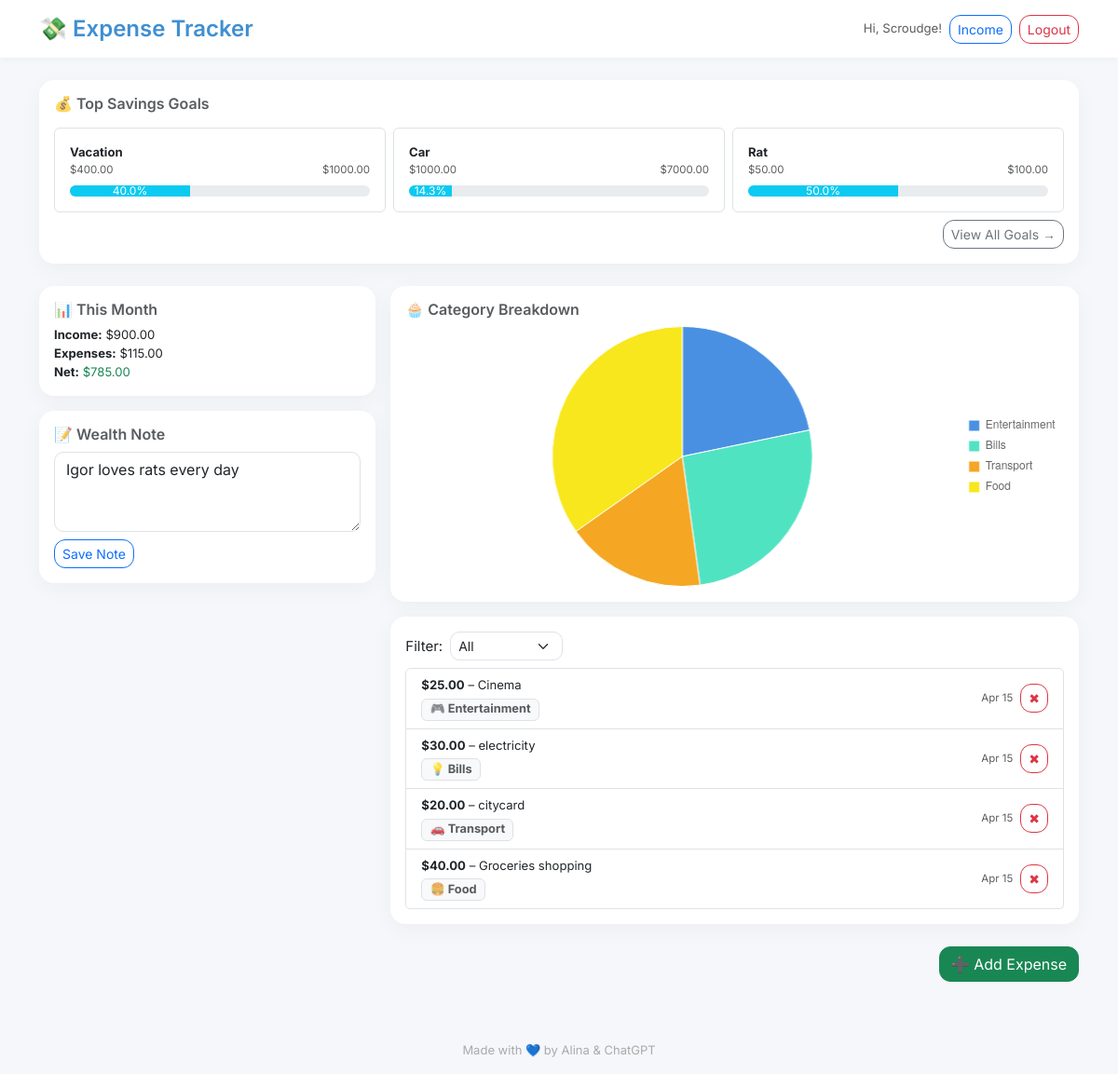
Page / (signed in) on the earlier database version.
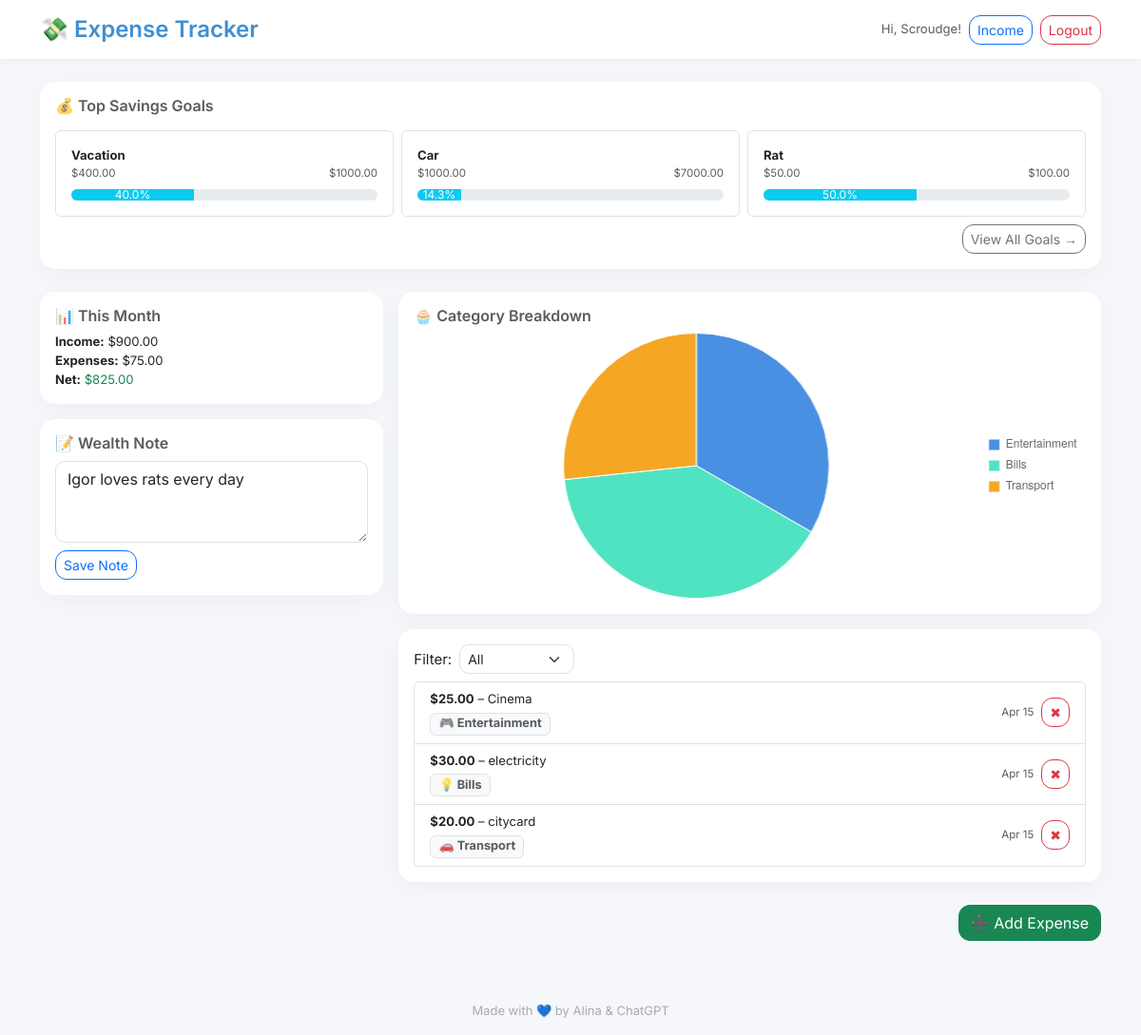
Same page on the later database version.
### app.py (models this page shows)
class User(UserMixin, db.Model):
    id = db.Column(db.Integer, primary_key=True)
    username = db.Column(db.String(100), nullable=False, unique=True)
    email = db.Column(db.String(150), nullable=False, unique=True)
    password = db.Column(db.String(200), nullable=False)
    expenses = db.relationship('Expense', backref='owner', lazy=True)
    saving_goals = db.relationship('SavingGoal', backref='owner', lazy=True)
    incomes = db.relationship('Income', backref='owner', lazy=True)
    category_budgets = db.relationship('CategoryBudget', backref='owner', lazy=True)
    wealth_note = db.relationship('WealthNote', backref='owner', uselist=False)

class SavingGoal(db.Model):
    id = db.Column(db.Integer, primary_key=True)
    name = db.Column(db.String(100), nullable=False)
    target_amount = db.Column(db.Float, nullable=False)
    saved_amount = db.Column(db.Float, default=0.0)
    user_id = db.Column(db.Integer, db.ForeignKey('user.id'), nullable=False)

class WealthNote(db.Model):
    id = db.Column(db.Integer, primary_key=True)
    text = db.Column(db.Text, nullable=True)
    user_id = db.Column(db.Integer, db.ForeignKey('user.id'), nullable=False)
    updated_at = db.Column(db.DateTime, default=datetime.utcnow, onupdate=datetime.utcnow)

class Expense(db.Model):
    id = db.Column(db.Integer, primary_key=True)
    amount = db.Column(db.Float, nullable=False)
    description = db.Column(db.String(200), nullable=False)
    category = db.Column(db.String(50), nullable=False)
    date = db.Column(db.DateTime, default=datetime.utcnow)
    user_id = db.Column(db.Integer, db.ForeignKey('user.id'), nullable=False)

### app.py (the view)
@app.route('/')
@login_required
def index():
    filter_option = request.args.get('filter', 'all')
    expenses_query = Expense.query.filter_by(user_id=current_user.id)
    now = datetime.utcnow()
    category_icons = {
        "Food": "🍔",
        "Transport": "🚗",
        "Entertainment": "🎮",
        "Bills": "💡",
        "Health": "💊",
        "Shopping": "🛍️",
        "Other": "💸"
    }
    if filter_option == 'month':
        expenses_query = expenses_query.filter(
            extract('month', Expense.date) == now.month,
            extract('year', Expense.date) == now.year
        )
    elif filter_option == 'week':
        week_ago = now - timedelta(days=7)
        expenses_query = expenses_query.filter(Expense.date >= week_ago)
    expenses = expenses_query.order_by(Expense.date.desc()).all()
    total_expenses = sum(e.amount for e in expenses)
    income_this_month = (
        db.session.query(func.sum(Income.amount))
        .filter_by(user_id=current_user.id)
        .filter(extract('month', Income.date) == now.month)
        .filter(extract('year', Income.date) == now.year)
        .scalar() or 0.0
    )
    net_balance = income_this_month - total_expenses
    goals = SavingGoal.query.filter_by(user_id=current_user.id).order_by(SavingGoal.id.desc()).limit(3).all()
    category_totals = defaultdict(float)
    for expense in expenses:
        category_totals[expense.category] += expense.amount
    chart_labels = list(category_totals.keys())
    chart_data = [round(amount, 2) for amount in category_totals.values()]
    note = WealthNote.query.filter_by(user_id=current_user.id).first()
    note_text = note.text if note else ''
    return render_template(
        'index.html',
        expenses=expenses,
        total_expenses=total_expenses,
        income=income_this_month,
        net=net_balance,
        filter=filter_option,
        goals=goals,
        chart_labels=chart_labels,
        chart_data=chart_data,
        category_icons=category_icons,
        note_text=note_text
    )

### app.py (called while the page is built)
@login_manager.user_loader
def load_user(user_id):
    return User.query.get(int(user_id))

### templates/index.html (shortened to what this page needs)
{% extends "base.html" %}
{% block content %}
<div class="card p-3 mb-4">
  <h6 class="mb-3 text-muted">💰 Top Savings Goals</h6>
  <div class="row g-2">
    {% for goal in goals %}
    <div class="col-md-4 col-sm-6">
      <div class="p-3 border rounded small h-100">
        <strong>{{ goal.name }}</strong>
        <div class="d-flex justify-content-between text-muted small">
          <span>${{ '%.2f' | format(goal.saved_amount) }}</span>
          <span>${{ '%.2f' | format(goal.target_amount) }}</span>
        </div>
        <div class="progress mt-2" style="height: 12px;">
          <div class="progress-bar bg-info"
            style="width: {{ (goal.saved_amount / goal.target_amount * 100) | round(1) }}%;">
            {{ (goal.saved_amount / goal.target_amount * 100) | round(1) }}%
          </div>
        </div>
      </div>
    </div>
    {% endfor %}
  </div>
  <div class="mt-2 text-end">
    <a href="{{ url_for('goals') }}" class="btn btn-outline-secondary btn-sm">View All Goals →</a>
  </div>
</div>
<div class="row g-3">
  <div class="col-md-4">
    <div class="card p-3 mb-3">
      <h6 class="text-muted mb-2">📊 This Month</h6>
      <div class="small">
        <div><strong>Income:</strong> ${{ '%.2f' | format(income) }}</div>
        <div><strong>Expenses:</strong> ${{ '%.2f' | format(total_expenses) }}</div>
        <div>
          <strong>Net:</strong>
          <span class="{% if net < 0 %}text-danger{% else %}text-success{% endif %}">
            ${{ '%.2f' | format(net) }}
          </span>
        </div>
      </div>
    </div>
    <div class="card p-3 small">
      <h6 class="text-muted mb-2">📝 Wealth Note</h6>
      <form method="POST" action="{{ url_for('add_wealth_note') }}">
        <textarea name="text" class="form-control mb-2" rows="3"
          placeholder="Reflect on your finances this week...">{{ note_text or '' }}</textarea>
        <button type="submit" class="btn btn-sm btn-outline-primary">Save Note</button>
      </form>
    </div>
  </div>
  <div class="col-md-8">
    <div class="card p-3 mb-3">
      <h6 class="text-muted mb-2">🧁 Category Breakdown</h6>
      <div class="d-flex align-items-center justify-content-center" style="min-height: 280px;">
        <canvas id="expensesChart" width="280" height="280" style="max-width: 100%; height: auto;"></canvas>
      </div>
    </div>
    <div class="card p-3">
      <form method="get" class="mb-2 d-flex align-items-center gap-2">
        <label for="filter" class="form-label m-0">Filter:</label>
        <select name="filter" id="filter" class="form-select form-select-sm w-auto" onchange="this.form.submit()">
          <option value="all" {% if filter=='all' %}selected{% endif %}>All</option>
        </select>
      </form>
      <ul class="list-group small">
        {% for expense in expenses %}
        <li class="list-group-item d-flex justify-content-between align-items-center">
          <div>
            <strong>${{ '%.2f' | format(expense.amount) }}</strong> – {{ expense.description }}<br>
            <span class="badge bg-light border text-muted mt-1">
              {{ category_icons.get(expense.category, '💸') }} {{ expense.category }}
            </span>
          </div>
          <div class="d-flex gap-2 align-items-center">
            <small class="text-muted">{{ expense.date.strftime('%b %d') }}</small>
            <a href="{{ url_for('delete_expense', expense_id=expense.id) }}" class="btn btn-sm btn-outline-danger">✖</a>
          </div>
        </li>
        {% else %}
        <li class="list-group-item text-muted">No expenses found.</li>
        {% endfor %}
      </ul>
    </div>
  </div>
</div>
<div class="mt-4 text-end">
  <a href="{{ url_for('add_expense') }}" class="btn btn-success">➕ Add Expense</a>
</div>
<script>
  const ctx = document.getElementById('expensesChart').getContext('2d');
  const expensesChart = new Chart(ctx, {
    type: 'pie',
    data: {
      labels: {{ chart_labels | tojson }},
  datasets: [{
    data: {{ chart_data | tojson }},
    backgroundColor: [
    '#4A90E2', '#50E3C2', '#F5A623', '#F8E71C',
    '#B8E986', '#BD10E0', '#FF6F61', '#7ED6DF'
  ],
    borderWidth: 1
      }]
    },
  options: {
    responsive: true,
      maintainAspectRatio: false,
        plugins: {
      legend: {
        position: 'right',
          labels: {
          boxWidth: 12,
            font: { size: 12 }
        }
      },
      tooltip: {
        callbacks: {
          label: function(context) {
            return `${context.label}: $${context.parsed}`;
          }
        }
      }
    }
  }
  });
</script>
{% endblock %}

### templates/base.html (shortened to what this page needs)
<!doctype html>
<html lang="en">
<head>
  <link href="https://cdn.jsdelivr.net/npm/bootstrap@5.3.0/dist/css/bootstrap.min.css" rel="stylesheet">
</head>
<body>
  <nav class="navbar navbar-expand-lg mb-4">
    <div class="container">
      <a class="navbar-brand" href="{{ url_for('index') }}">💸 Expense Tracker</a>
      <div class="ms-auto d-flex gap-2">
        {% if current_user.is_authenticated %}
        <span class="text-muted align-self-center small">Hi, {{ current_user.username }}!</span>
        <a href="{{ url_for('income') }}" class="btn btn-outline-primary btn-sm">Income</a>
        <a href="{{ url_for('logout') }}" class="btn btn-outline-danger btn-sm">Logout</a>
        {% else %}
        <a href="{{ url_for('login') }}" class="btn btn-outline-primary btn-sm">Login</a>
        <a href="{{ url_for('register') }}" class="btn btn-primary btn-sm">Register</a>
        {% endif %}
      </div>
    </div>
  </nav>
  <div class="container pb-5">
    {% block content %}{% endblock %}
  </div>
  <footer>
    Made with 💙 by Alina & ChatGPT
  </footer>
</body>
</html>

### templates/base.html (style rules this page uses)
body { background-color: #f5f7fa; font-family: 'Inter', sans-serif; font-size: 15px; }
.navbar { background-color: #ffffff; box-shadow: 0 2px 8px rgba(0, 0, 0, 0.04); }
.navbar-brand { font-weight: 600; color: #3f8fd2; font-size: 1.5rem; }
.card { background-color: #ffffff; border: none; border-radius: 16px; box-shadow: 0 6px 24px rgba(0, 0, 0, 0.04); }
.form-control, .form-select { border-radius: 10px; transition: all 0.2s ease-in-out; }
.btn { border-radius: 12px; }
h5, h6 { font-weight: 600; }
.progress { height: 12px; border-radius: 6px; }
.progress-bar { transition: width 0.6s ease; }
.badge { font-size: 0.8rem; }
footer { font-size: 13px; color: #aaa; padding: 1rem 0; text-align: center; }

Differences in the rows shown:
removed Expense: amount "40.00", description "Groceries shopping", get "🍔", category "Food", date "Apr 15"
Other differences:
{{ '%.2f' | format(total_expenses) }}: "115.00" → "75.00"
{{ '%.2f' | format(net) }}: "785.00" → "825.00"
chart data {{ chart_labels | tojson }}: ["Entertainment", "Bills", "Transport", "Food"] → ["Entertainment", "Bills", "Transport"]
chart data {{ chart_data | tojson }}: [25.0, 30.0, 20.0, 40.0] → [25.0, 30.0, 20.0]
